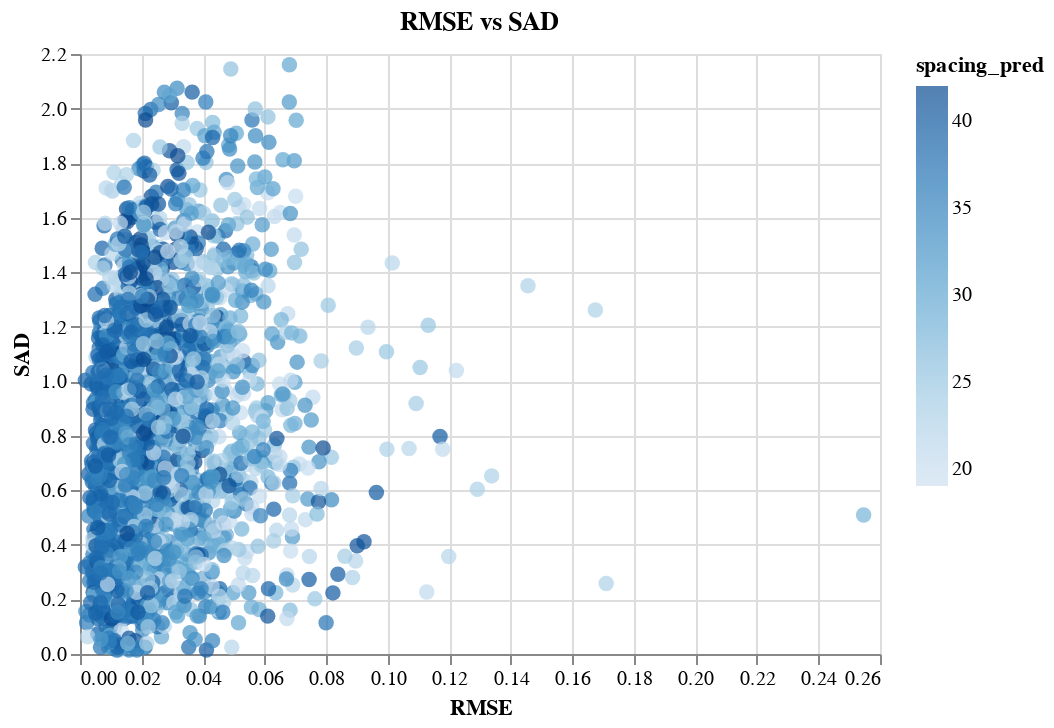

The notebook cell saved with this chart:
### Code cell
alt.Chart(sad_df).mark_circle(size=60).encode(
    x='RMSE',
    y='SAD',
    color='spacing_pred'
).properties(title = 'RMSE vs SAD')

### Figure 1 — Vega-Lite specification as saved in the notebook (floating-point values rounded to 4 significant figures; data arrays with more than 128 entries replaced by an {"elided": "..."} marker saying what was removed)
{"config": {"view": {"continuousWidth": 400, "continuousHeight": 300}}, "data": {"name": "data-7b62d0a18569bae71a07b7967fa5ea24"}, "mark": {"type": "circle", "size": 60}, "encoding": {"color": {"field": "spacing_pred", "type": "quantitative"}, "x": {"field": "RMSE", "type": "quantitative"}, "y": {"field": "SAD", "type": "quantitative"}}, "title": "RMSE vs SAD", "$schema": "https://vega.github.io/schema/vega-lite/v4.17.0.json", "datasets": {"data-7b62d0a18569bae71a07b7967fa5ea24": {"elided": "2466 records"}}}
